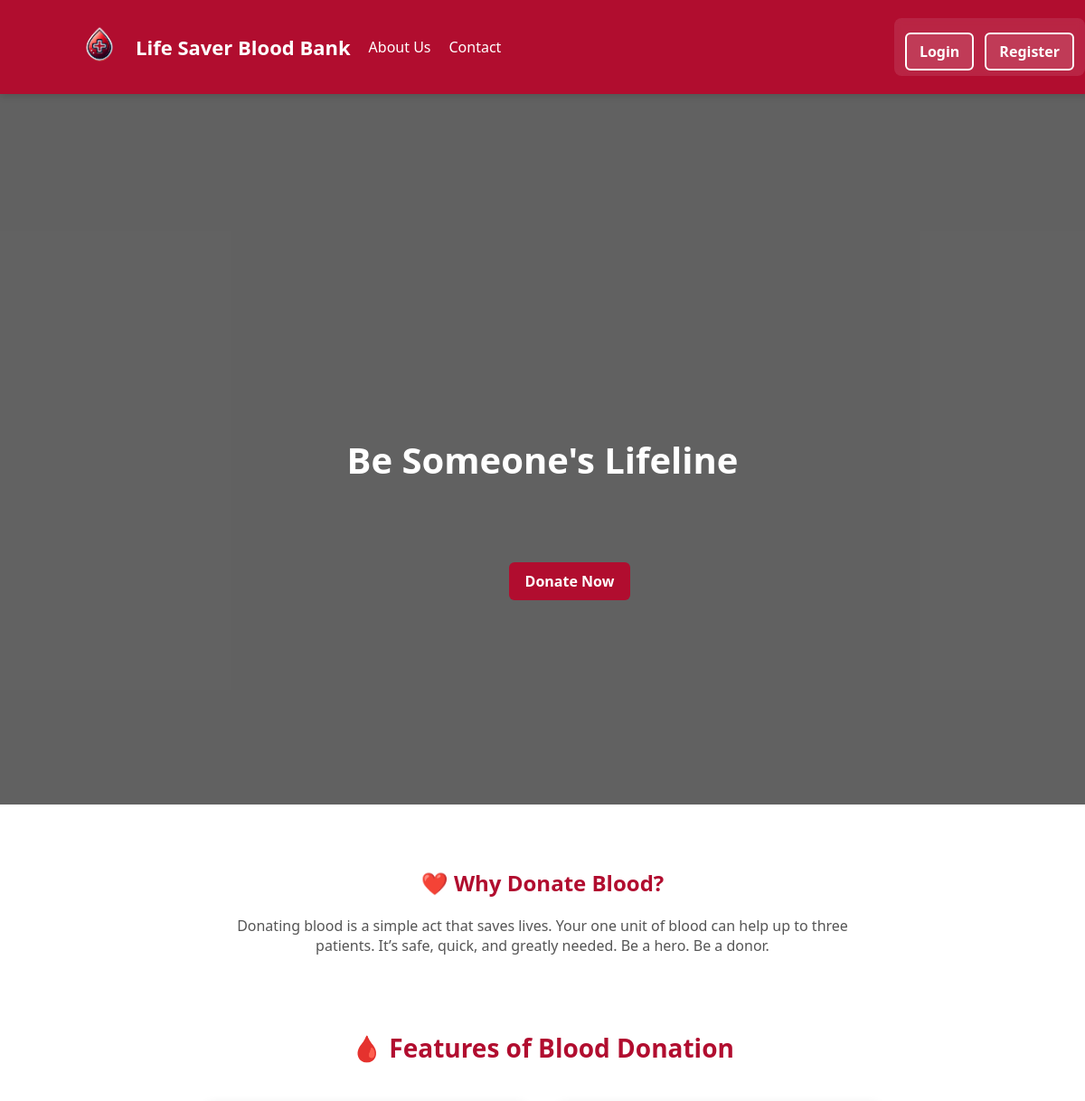
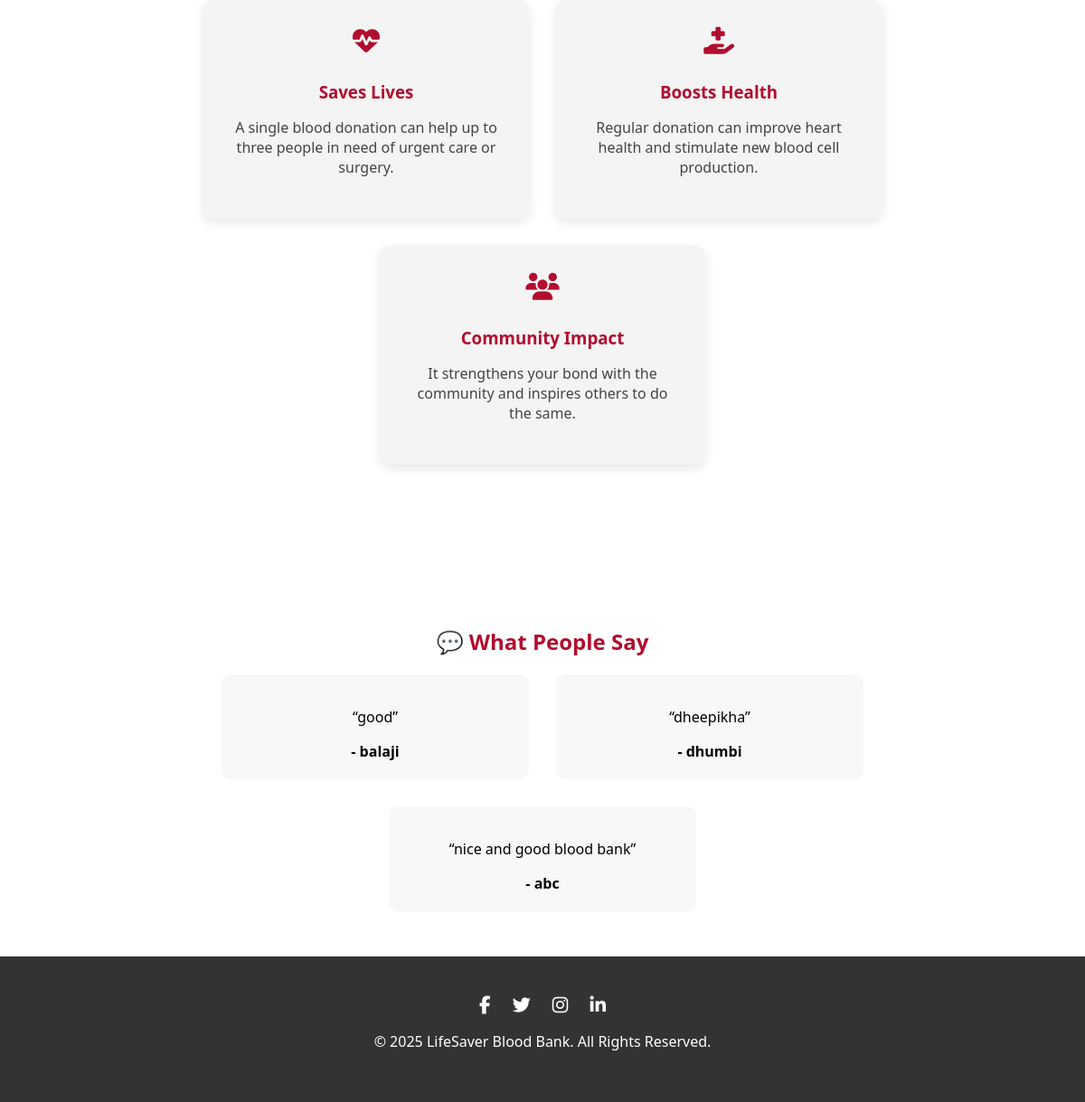
Page /2.php on the committed database (2 pictures, top to bottom).
### tables this page shows
CREATE TABLE `feedback` (
  `id` int(11) NOT NULL,
  `user_id` int(11) NOT NULL,
  `username` varchar(20) NOT NULL,
  `feedback` text NOT NULL,
  `created_at` datetime NOT NULL DEFAULT current_timestamp()
);

### 2.php (the view, shortened to what this page needs)
<?php
$feedbacks = [];
$conn = new mysqli("localhost", "root", "", "login");
$result = $conn->query("SELECT username, feedback FROM feedback ORDER BY created_at DESC LIMIT 6");
if ($result && $result->num_rows > 0) {
    while ($row = $result->fetch_assoc()) {
        $feedbacks[] = $row;
    }
}
?>
<!DOCTYPE html>
<html lang="en">
<head>
    <link rel="stylesheet" href="https://cdnjs.cloudflare.com/ajax/libs/font-awesome/6.5.0/css/all.min.css">
</head>
<body>
<header>
    <div style="display: flex; justify-content: space-between; align-items: center; padding: 10px 40px; width: 100%;">
        <div style="display: flex; align-items: center; gap: 20px;">
            <div style="display: flex; align-items: center;">
                <img src="logo.png" alt="Blood Drop Logo" style="height: 60px; margin-right: 10px;" />
                <span style="color: white; font-size: 22px; font-weight: bold;">Life Saver Blood Bank</span>
            </div>
            <a href="about.php" style="color: white; text-decoration: none; font-size: 16px;">About Us</a>
            <a href="contact.php" style="color: white; text-decoration: none; font-size: 16px;">Contact</a>
        </div>
        <div class="auth-buttons" style="margin-left: auto;">
            <?php if (isset($_SESSION['user'])): ?>
                <a href="logout.php" class="btn">Logout</a>
            <?php else: ?>
                <a href="page.php" class="btn" id="loginBtn">
                    <span class="btn-text">Login</span>
                </a>
                <a href="receipient.php" class="btn">Register</a>
            <?php endif; ?>
        </div>
    </div>
</header>
<section id="hero">
    <video autoplay muted loop id="hero-video">
        <source src="bloodv (1).mp4" type="video/mp4">
    </video>
    <div class="hero-overlay"></div>
    <div class="hero-content" style="display: flex; flex-direction: column; align-items: center; margin-top: 80px;">
        <h2 id="dynamic-heading" style="margin-bottom: 70px; margin-top: 100px;">Be Someone's Lifeline</h2>
        <div class="cta-buttons" style="margin-left: 30px;">
        <p style="margin-left: 30px; background-color: #b10d2f; color: white; padding: 10px 18px; font-size: 16px; border-radius: 6px; display: inline-block; font-weight: bold;">
    Donate Now
</p>
        </div>
    </div>
</section>
<section style="background-color:#fff; padding: 50px 20px; text-align: center;">
    <h2 style="color:#b10d2f; margin-bottom: 20px;">❤️ Why Donate Blood?</h2>
    <p style="max-width: 700px; margin: 0 auto; color: #555;">
        Donating blood is a simple act that saves lives. Your one unit of blood can help up to three patients. It’s safe, quick, and greatly needed. Be a hero. Be a donor.
    </p>
<section style="background-color: #fff; padding: 60px 20px;">
    <h2 style="text-align: center; color: #b10d2f; font-size: 28px; margin-bottom: 40px;">🩸 Features of Blood Donation</h2>
    <div style="display: flex; justify-content: center; flex-wrap: wrap; gap: 30px; max-width: 1200px; margin: auto;">
        <div style="background-color: #f4f4f4; padding: 30px; border-radius: 12px; box-shadow: 0 4px 12px rgba(0,0,0,0.1); width: 300px;">
            <i class="fas fa-heartbeat" style="color: #b10d2f; font-size: 30px; margin-bottom: 10px;"></i>
            <h3 style="color: #b10d2f; margin-bottom: 10px;">Saves Lives</h3>
            <p style="color: #444;">A single blood donation can help up to three people in need of urgent care or surgery.</p>
        </div>
        <div style="background-color: #f4f4f4; padding: 30px; border-radius: 12px; box-shadow: 0 4px 12px rgba(0,0,0,0.1); width: 300px;">
            <i class="fas fa-hand-holding-medical" style="color: #b10d2f; font-size: 30px; margin-bottom: 10px;"></i>
            <h3 style="color: #b10d2f; margin-bottom: 10px;">Boosts Health</h3>
            <p style="color: #444;">Regular donation can improve heart health and stimulate new blood cell production.</p>
        </div>
        <div style="background-color: #f4f4f4; padding: 30px; border-radius: 12px; box-shadow: 0 4px 12px rgba(0,0,0,0.1); width: 300px;">
            <i class="fas fa-users" style="color: #b10d2f; font-size: 30px; margin-bottom: 10px;"></i>
            <h3 style="color: #b10d2f; margin-bottom: 10px;">Community Impact</h3>
            <p style="color: #444;">It strengthens your bond with the community and inspires others to do the same.</p>
        </div>
    </div>
</section>
</section>
<section style="background:#fff; padding: 50px 20px; text-align: center;">
    <h2 style="color:#b10d2f; margin-bottom: 20px;">💬 What People Say</h2>
    <div style="display: flex; justify-content: center; gap: 30px; flex-wrap: wrap; max-width: 1000px; margin: auto;">
        <?php if (!empty($feedbacks)): ?>
            <?php foreach ($feedbacks as $fb): ?>
                <div style="background:#f8f8f8; padding:20px; border-radius:10px; width:300px;">
                    <p>“<?= htmlspecialchars($fb['feedback']) ?>”</p>
                    <strong>- <?= htmlspecialchars($fb['username']) ?></strong>
                </div>
            <?php endforeach; ?>
        <?php else: ?>
            <p>No feedback available yet. Be the first to share your thoughts!</p>
        <?php endif; ?>
    </div>
</section>
<footer>
    <div class="social-icons">
        <a href="#"><i class="fab fa-facebook-f"></i></a>
        <a href="#"><i class="fab fa-twitter"></i></a>
        <a href="#"><i class="fab fa-instagram"></i></a>
        <a href="#"><i class="fab fa-linkedin-in"></i></a>
    </div>
    <p>&copy; 2025 LifeSaver Blood Bank. All Rights Reserved.</p>
</footer>

### 2.php (style rules this page uses)
body { font-family: 'Segoe UI', sans-serif; background-color: #f4f4f4; margin: 0; padding: 0; }
header { background-color: #b10d2f; color: white; padding: 10px 40px; display: flex; justify-content: space-between; align-items: center; position: fixed; width: 100%; top: 0; z-index: 1000; box-shadow: 0 2px 8px rgba(0,0,0,0.15); }
.auth-buttons { display: flex; gap: 12px; background-color: rgba(255, 255, 255, 0.1); padding: 6px 12px; border-radius: 8px; backdrop-filter: blur(4px); }
.auth-buttons .btn { border: 2px solid white; background-color: rgba(255, 255, 255, 0.1); color: white; font-weight: 600; padding: 8px 14px; border-radius: 6px; transition: all 0.3s ease; text-decoration: none; }
#hero { margin-top: 90px; height: 100vh; display: flex; justify-content: center; align-items: center; position: relative; color: white; text-align: center; }
#hero-video { position: absolute; top: 0; left: 0; height: 100%; width: 100%; object-fit: cover; z-index: -2; }
.hero-overlay { position: absolute; width: 100%; height: 100%; background: rgba(0, 0, 0, 0.6); z-index: -1; }
.hero-content h2 { font-size: 40px; margin-bottom: 20px; }
.btn { background-color: #b10d2f; color: white; padding: 10px 18px; font-size: 16px; border: none; border-radius: 6px; transition: background 0.3s ease; text-decoration: none; display: inline-block; margin-top: 10px; }
footer { background-color: #333; color: white; text-align: center; padding: 40px 20px; }
.social-icons a { margin: 0 10px; color: white; font-size: 20px; }

### rows in the picture
feedback: feedback "good", username "balaji"
feedback: feedback "dheepikha", username "dhumbi"
feedback: feedback "nice and good blood bank", username "abc"
